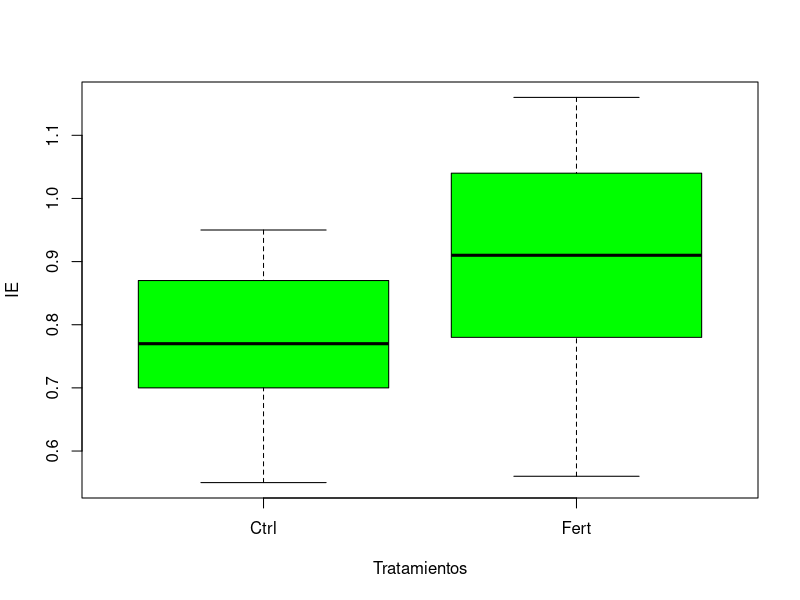

Here is the R script that generated this plot:
# Uriel Sarmiento Véliz ---------------------------------------------------
# Matricula: 1732196
# 11.03.2020

#Importar datos
setwd("C:/Tareas/108-Estadistica/Clases")


Vivero <- read.csv("viveros.csv", header =T)

summary(Vivero)

boxplot(Vivero$IE ~ Vivero$Tratamiento, col="green",
        xlab = "Tratamientos", ylab = "IE")

# Prueba de t -------------------------------------------------------------

t.test(Vivero$IE ~ Vivero$Tratamiento) #aplicamos pureba de T
t.test(Vivero$IE ~ Vivero$Tratamiento, var.equal = T) #aplicamos pureba de T

